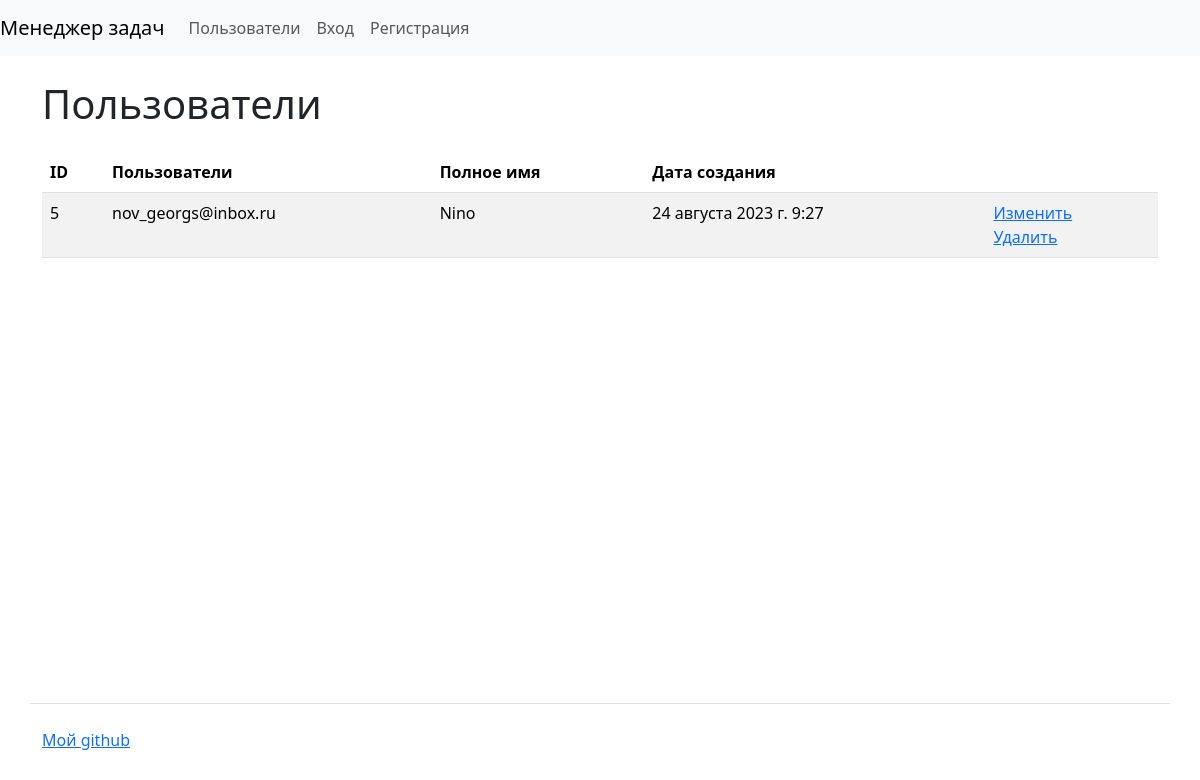
/users/, run on an earlier commit of the app's database.
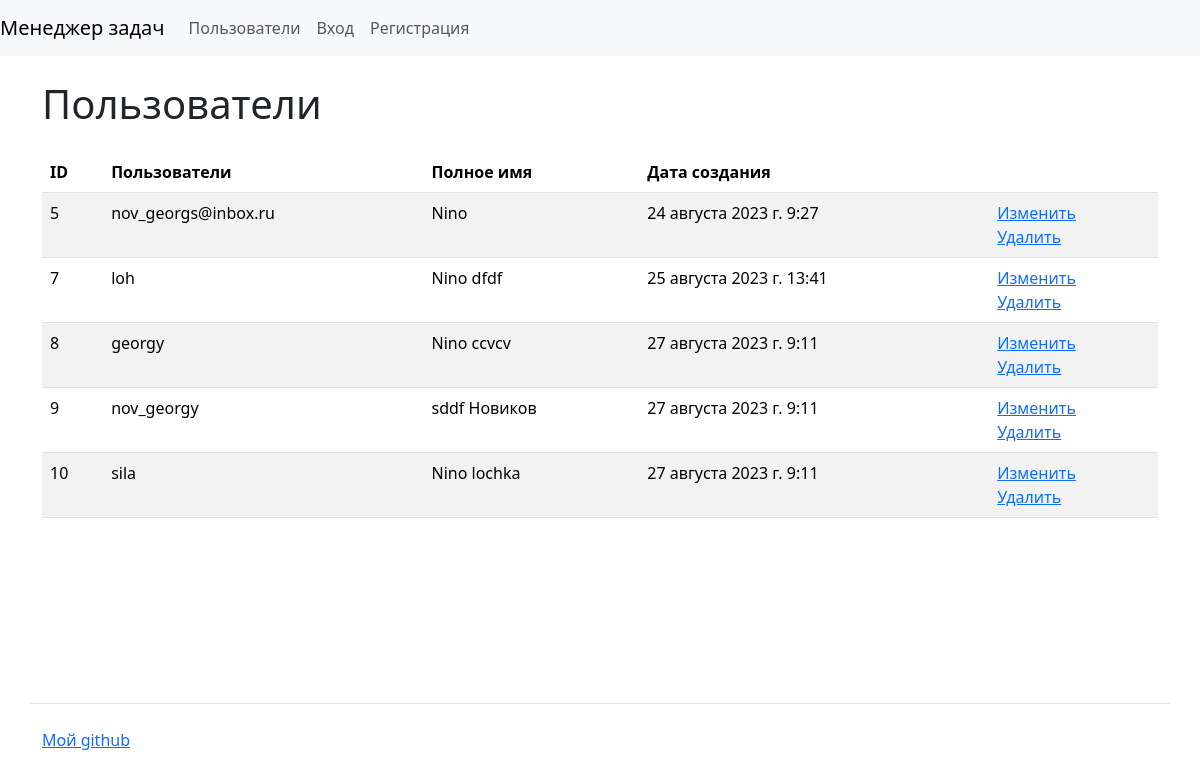
And on a later commit of the database.
### users/models.py (models this page shows)
class CustomUser(AbstractUser):
    def __str__(self):
        return self.get_full_name()

### users/views.py (the view)
# urls.py: path('', views.IndexView.as_view(), name='labels'),
class IndexView(View):
    def get(self, request, *args, **kwargs):
        users = CustomUser.objects.values('id', 'first_name', 'last_name',
                                          'username', 'date_joined')[:15]
        return render(request, 'users/index.html', context={
            'users': users,
        })

### templates/users/index.html (shortened to what this page needs)
{% extends "base.html" %}
{% load i18n %}
{% block content %}
<h1 class="my-4">{% trans "Users" %}</h1>
<table class="table table-striped">
    <thead>
        <tr>
          <th>ID</th>
          <th>{% trans "Username" %}</th>
          <th>{% trans "Full name" %}</th>
          <th>{% trans "Date of creation" %}</th>
          <th></th>
        </tr>
      </thead>
    <tbody>
    {% for user in users %}
    <tr>
        <td>{{user.id}}</td>
        <td>{{user.username}}</td>
        <td>{{user.first_name}} {{  user.last_name }}</td>
        <td>{{user.date_joined}}</td>
        <td>
            <a href="{% url 'update_user' user.id %}">{% trans "To change" %}</a>
            <br>
            <a href="{% url 'delete_user' user.id %}">{% trans "Remove" %}</a>
          </td>
    </tr>
    {% endfor %}
    </tbody>
</table>
{% endblock %}

### templates/base.html (shortened to what this page needs)
<!DOCTYPE html>
{% load django_bootstrap5 %}
{% bootstrap_css %}
{% load i18n %}
<html lang="ru-ru">
    <head>
    </head>
    <body class="d-flex flex-column min-vh-100">
        <nav class="navbar navbar-expand-lg navbar-light bg-light">
            <a class="navbar-brand" href="{% url 'main' %}">{% trans "Task manager" %}</a>
            <ul class="navbar-nav mr-auto">
              <li class="nav-item">
                <a class="nav-link" href="{% url 'users' %}">{% trans "Users" %}</a>
              </li>
              {% if request.user.is_authenticated %}
              <li class="nav-item"> <a class="nav-link" href="{% url 'statuses' %}">{% trans "Statuses" %}</a>
              <li class="nav-item"> <a class="nav-link" href="{% url 'labels' %}">{% trans "Labels" %}</a>
              <li class="nav-item"> <a class="nav-link" href="{% url 'tasks' %}">{% trans "Tasks" %}</a>
              <li class="nav-item"> <a class="nav-link" href="{% url 'logout' %}">{% trans "Logout" %}</a>
              {% else %}
                <li class="nav-item">
                  <a class="nav-link" href="{% url 'login' %}">{% trans "Entrance" %}</a>
                </li>
                <li class="nav-item">
                  <a class="nav-link" href="{% url 'create_user' %}">{% trans "Registration" %}</a>
                </li>
              {% endif %}
            </ul>
        </nav>
        <div class="container wrapper flex-grow-1">
        {% block content %}
        {% endblock %}
        </div>
        <footer>
            <div class="container my-5 pt-4 border-top">
              <a target="_blank" href="https://github.com/Georgyphyton">{% trans "My github" %}</a>
            </div>
          </footer>
        </body>
    </html>

What changed in the data, as far as the page shows it:
added CustomUser: id "7", username "loh", first_name "Nino", last_name "dfdf", date_joined "25 августа 2023 г. 13:41"
added CustomUser: id "8", username "georgy", first_name "Nino", last_name "ccvcv", date_joined "27 августа 2023 г. 9:11"
added CustomUser: id "9", username "nov_georgy", first_name "sddf", last_name "Новиков", date_joined "27 августа 2023 г. 9:11"
added CustomUser: id "10", username "sila", first_name "Nino", last_name "lochka", date_joined "27 августа 2023 г. 9:11"
